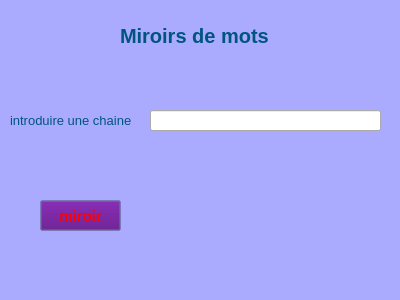
<?xml version="1.0" encoding="UTF-8"?>
<ui version="4.0">
 <class>Form</class>
 <widget class="QWidget" name="Form">
  <property name="geometry">
   <rect>
    <x>0</x>
    <y>0</y>
    <width>400</width>
    <height>300</height>
   </rect>
  </property>
  <property name="palette">
   <palette>
    <active>
     <colorrole role="Base">
      <brush brushstyle="SolidPattern">
       <color alpha="255">
        <red>255</red>
        <green>255</green>
        <blue>255</blue>
       </color>
      </brush>
     </colorrole>
     <colorrole role="Window">
      <brush brushstyle="SolidPattern">
       <color alpha="255">
        <red>170</red>
        <green>170</green>
        <blue>255</blue>
       </color>
      </brush>
     </colorrole>
    </active>
    <inactive>
     <colorrole role="Base">
      <brush brushstyle="SolidPattern">
       <color alpha="255">
        <red>255</red>
        <green>255</green>
        <blue>255</blue>
       </color>
      </brush>
     </colorrole>
     <colorrole role="Window">
      <brush brushstyle="SolidPattern">
       <color alpha="255">
        <red>170</red>
        <green>170</green>
        <blue>255</blue>
       </color>
      </brush>
     </colorrole>
    </inactive>
    <disabled>
     <colorrole role="Base">
      <brush brushstyle="SolidPattern">
       <color alpha="255">
        <red>170</red>
        <green>170</green>
        <blue>255</blue>
       </color>
      </brush>
     </colorrole>
     <colorrole role="Window">
      <brush brushstyle="SolidPattern">
       <color alpha="255">
        <red>170</red>
        <green>170</green>
        <blue>255</blue>
       </color>
      </brush>
     </colorrole>
    </disabled>
   </palette>
  </property>
  <property name="windowTitle">
   <string>Form</string>
  </property>
  <widget class="QPushButton" name="btn">
   <property name="geometry">
    <rect>
     <x>40</x>
     <y>200</y>
     <width>81</width>
     <height>31</height>
    </rect>
   </property>
   <property name="palette">
    <palette>
     <active>
      <colorrole role="WindowText">
       <brush brushstyle="SolidPattern">
        <color alpha="255">
         <red>0</red>
         <green>85</green>
         <blue>255</blue>
        </color>
       </brush>
      </colorrole>
      <colorrole role="Button">
       <brush brushstyle="SolidPattern">
        <color alpha="255">
         <red>85</red>
         <green>0</green>
         <blue>127</blue>
        </color>
       </brush>
      </colorrole>
      <colorrole role="Light">
       <brush brushstyle="SolidPattern">
        <color alpha="255">
         <red>255</red>
         <green>0</green>
         <blue>127</blue>
        </color>
       </brush>
      </colorrole>
      <colorrole role="BrightText">
       <brush brushstyle="SolidPattern">
        <color alpha="255">
         <red>255</red>
         <green>0</green>
         <blue>127</blue>
        </color>
       </brush>
      </colorrole>
      <colorrole role="ButtonText">
       <brush brushstyle="SolidPattern">
        <color alpha="255">
         <red>255</red>
         <green>0</green>
         <blue>0</blue>
        </color>
       </brush>
      </colorrole>
      <colorrole role="Base">
       <brush brushstyle="SolidPattern">
        <color alpha="255">
         <red>0</red>
         <green>0</green>
         <blue>0</blue>
        </color>
       </brush>
      </colorrole>
      <colorrole role="HighlightedText">
       <brush brushstyle="SolidPattern">
        <color alpha="255">
         <red>255</red>
         <green>0</green>
         <blue>127</blue>
        </color>
       </brush>
      </colorrole>
      <colorrole role="AlternateBase">
       <brush brushstyle="SolidPattern">
        <color alpha="255">
         <red>255</red>
         <green>0</green>
         <blue>127</blue>
        </color>
       </brush>
      </colorrole>
      <colorrole role="ToolTipBase">
       <brush brushstyle="SolidPattern">
        <color alpha="255">
         <red>255</red>
         <green>0</green>
         <blue>127</blue>
        </color>
       </brush>
      </colorrole>
     </active>
     <inactive>
      <colorrole role="WindowText">
       <brush brushstyle="SolidPattern">
        <color alpha="255">
         <red>0</red>
         <green>85</green>
         <blue>255</blue>
        </color>
       </brush>
      </colorrole>
      <colorrole role="Button">
       <brush brushstyle="SolidPattern">
        <color alpha="255">
         <red>85</red>
         <green>0</green>
         <blue>127</blue>
        </color>
       </brush>
      </colorrole>
      <colorrole role="Light">
       <brush brushstyle="SolidPattern">
        <color alpha="255">
         <red>255</red>
         <green>0</green>
         <blue>127</blue>
        </color>
       </brush>
      </colorrole>
      <colorrole role="BrightText">
       <brush brushstyle="SolidPattern">
        <color alpha="255">
         <red>255</red>
         <green>0</green>
         <blue>127</blue>
        </color>
       </brush>
      </colorrole>
      <colorrole role="ButtonText">
       <brush brushstyle="SolidPattern">
        <color alpha="255">
         <red>255</red>
         <green>0</green>
         <blue>0</blue>
        </color>
       </brush>
      </colorrole>
      <colorrole role="Base">
       <brush brushstyle="SolidPattern">
        <color alpha="255">
         <red>0</red>
         <green>0</green>
         <blue>0</blue>
        </color>
       </brush>
      </colorrole>
      <colorrole role="HighlightedText">
       <brush brushstyle="SolidPattern">
        <color alpha="255">
         <red>255</red>
         <green>0</green>
         <blue>127</blue>
        </color>
       </brush>
      </colorrole>
      <colorrole role="AlternateBase">
       <brush brushstyle="SolidPattern">
        <color alpha="255">
         <red>255</red>
         <green>0</green>
         <blue>127</blue>
        </color>
       </brush>
      </colorrole>
      <colorrole role="ToolTipBase">
       <brush brushstyle="SolidPattern">
        <color alpha="255">
         <red>255</red>
         <green>0</green>
         <blue>127</blue>
        </color>
       </brush>
      </colorrole>
     </inactive>
     <disabled>
      <colorrole role="WindowText">
       <brush brushstyle="SolidPattern">
        <color alpha="255">
         <red>120</red>
         <green>120</green>
         <blue>120</blue>
        </color>
       </brush>
      </colorrole>
      <colorrole role="Button">
       <brush brushstyle="SolidPattern">
        <color alpha="255">
         <red>85</red>
         <green>0</green>
         <blue>127</blue>
        </color>
       </brush>
      </colorrole>
      <colorrole role="Light">
       <brush brushstyle="SolidPattern">
        <color alpha="255">
         <red>255</red>
         <green>0</green>
         <blue>127</blue>
        </color>
       </brush>
      </colorrole>
      <colorrole role="BrightText">
       <brush brushstyle="SolidPattern">
        <color alpha="255">
         <red>255</red>
         <green>0</green>
         <blue>127</blue>
        </color>
       </brush>
      </colorrole>
      <colorrole role="ButtonText">
       <brush brushstyle="SolidPattern">
        <color alpha="255">
         <red>120</red>
         <green>120</green>
         <blue>120</blue>
        </color>
       </brush>
      </colorrole>
      <colorrole role="Base">
       <brush brushstyle="SolidPattern">
        <color alpha="255">
         <red>170</red>
         <green>170</green>
         <blue>255</blue>
        </color>
       </brush>
      </colorrole>
      <colorrole role="HighlightedText">
       <brush brushstyle="SolidPattern">
        <color alpha="255">
         <red>255</red>
         <green>0</green>
         <blue>127</blue>
        </color>
       </brush>
      </colorrole>
      <colorrole role="AlternateBase">
       <brush brushstyle="SolidPattern">
        <color alpha="255">
         <red>255</red>
         <green>0</green>
         <blue>127</blue>
        </color>
       </brush>
      </colorrole>
      <colorrole role="ToolTipBase">
       <brush brushstyle="SolidPattern">
        <color alpha="255">
         <red>255</red>
         <green>0</green>
         <blue>127</blue>
        </color>
       </brush>
      </colorrole>
     </disabled>
    </palette>
   </property>
   <property name="font">
    <font>
     <pointsize>11</pointsize>
     <weight>75</weight>
     <bold>true</bold>
    </font>
   </property>
   <property name="text">
    <string>miroir</string>
   </property>
  </widget>
  <widget class="QLabel" name="label">
   <property name="geometry">
    <rect>
     <x>120</x>
     <y>20</y>
     <width>161</width>
     <height>31</height>
    </rect>
   </property>
   <property name="palette">
    <palette>
     <active>
      <colorrole role="WindowText">
       <brush brushstyle="SolidPattern">
        <color alpha="255">
         <red>0</red>
         <green>85</green>
         <blue>127</blue>
        </color>
       </brush>
      </colorrole>
     </active>
     <inactive>
      <colorrole role="WindowText">
       <brush brushstyle="SolidPattern">
        <color alpha="255">
         <red>0</red>
         <green>85</green>
         <blue>127</blue>
        </color>
       </brush>
      </colorrole>
     </inactive>
     <disabled>
      <colorrole role="WindowText">
       <brush brushstyle="SolidPattern">
        <color alpha="255">
         <red>120</red>
         <green>120</green>
         <blue>120</blue>
        </color>
       </brush>
      </colorrole>
     </disabled>
    </palette>
   </property>
   <property name="font">
    <font>
     <pointsize>15</pointsize>
     <weight>75</weight>
     <bold>true</bold>
    </font>
   </property>
   <property name="text">
    <string>Miroirs de mots</string>
   </property>
  </widget>
  <widget class="QLabel" name="res">
   <property name="geometry">
    <rect>
     <x>150</x>
     <y>200</y>
     <width>221</width>
     <height>31</height>
    </rect>
   </property>
   <property name="palette">
    <palette>
     <active>
      <colorrole role="WindowText">
       <brush brushstyle="SolidPattern">
        <color alpha="255">
         <red>0</red>
         <green>0</green>
         <blue>0</blue>
        </color>
       </brush>
      </colorrole>
     </active>
     <inactive>
      <colorrole role="WindowText">
       <brush brushstyle="SolidPattern">
        <color alpha="255">
         <red>0</red>
         <green>0</green>
         <blue>0</blue>
        </color>
       </brush>
      </colorrole>
     </inactive>
     <disabled>
      <colorrole role="WindowText">
       <brush brushstyle="SolidPattern">
        <color alpha="255">
         <red>120</red>
         <green>120</green>
         <blue>120</blue>
        </color>
       </brush>
      </colorrole>
     </disabled>
    </palette>
   </property>
   <property name="text">
    <string/>
   </property>
  </widget>
  <widget class="QLineEdit" name="texte">
   <property name="geometry">
    <rect>
     <x>150</x>
     <y>110</y>
     <width>231</width>
     <height>21</height>
    </rect>
   </property>
   <property name="font">
    <font>
     <pointsize>8</pointsize>
     <weight>50</weight>
     <bold>false</bold>
    </font>
   </property>
   <property name="cursor">
    <cursorShape>IBeamCursor</cursorShape>
   </property>
   <property name="autoFillBackground">
    <bool>false</bool>
   </property>
   <property name="styleSheet">
    <string notr="true">color: rgb(0, 0, 0);</string>
   </property>
   <property name="text">
    <string/>
   </property>
  </widget>
  <widget class="QLabel" name="label_3">
   <property name="geometry">
    <rect>
     <x>10</x>
     <y>100</y>
     <width>151</width>
     <height>41</height>
    </rect>
   </property>
   <property name="palette">
    <palette>
     <active>
      <colorrole role="WindowText">
       <brush brushstyle="SolidPattern">
        <color alpha="255">
         <red>0</red>
         <green>85</green>
         <blue>127</blue>
        </color>
       </brush>
      </colorrole>
     </active>
     <inactive>
      <colorrole role="WindowText">
       <brush brushstyle="SolidPattern">
        <color alpha="255">
         <red>0</red>
         <green>85</green>
         <blue>127</blue>
        </color>
       </brush>
      </colorrole>
     </inactive>
     <disabled>
      <colorrole role="WindowText">
       <brush brushstyle="SolidPattern">
        <color alpha="255">
         <red>120</red>
         <green>120</green>
         <blue>120</blue>
        </color>
       </brush>
      </colorrole>
     </disabled>
    </palette>
   </property>
   <property name="font">
    <font>
     <pointsize>10</pointsize>
     <weight>50</weight>
     <bold>false</bold>
     <kerning>false</kerning>
    </font>
   </property>
   <property name="text">
    <string>introduire une chaine</string>
   </property>
  </widget>
 </widget>
 <resources/>
 <connections/>
</ui>
